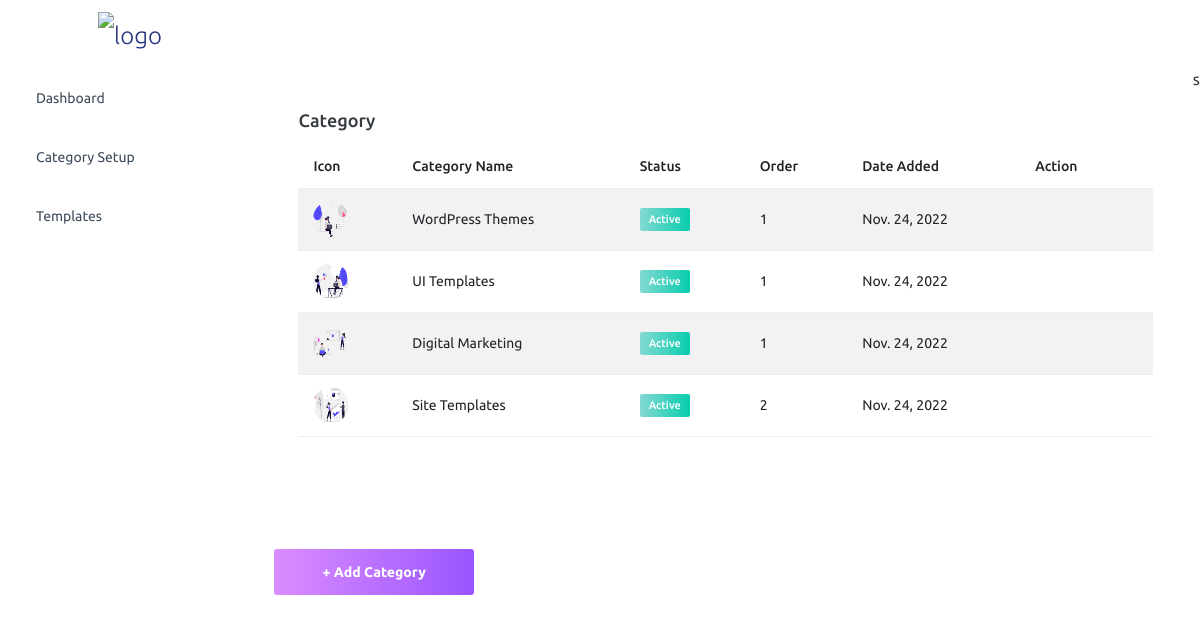
Page /category/ (signed in) on the committed database.
### adminpanel/models.py (models this page shows, shortened)
class Category(models.Model):
    category = models.CharField(max_length=100, unique=True)
    category_image = models.ImageField(null=True, upload_to="category_images/")
    order = models.IntegerField(null=True)
    STATUS_CHOICES = (("active", "active"), ("inactive", "inactive"))
    status = models.CharField(max_length=100, choices=STATUS_CHOICES, default="active")
    created = models.DateTimeField(auto_now_add=True, null=True)
    class Meta:
        verbose_name_plural = "1. Category"

### adminpanel/views.py (the view)
# urls.py: path('category/', views.category, name='category'),
@login_required
def category(request):
    category = Category.objects.all().order_by("order")
    context = {"category": category}
    return render(request, "admin/category.html", context)

### templates/admin/category.html (shortened to what this page needs)
{% load static %}
{% include 'admin/nav.html' %}
<div class="main-panel">
    <div class="col-lg-12 grid-margin stretch-card">
        <div class="card">
          <div class="card-body">
            <h4 class="card-title">Category</h4>
       <div class="table-responsive">
            <table class="table table-striped">
              <thead>
                <tr>
                  <th> Icon</th>
                  <th> Category Name</th>
                  <th> Status </th>
                  <th> Order</th>
                  <th>Date Added</th>
                  <th>Action</th>
                </tr>
              </thead>
              <tbody>
                {% for category in category %}
                <tr>
                  <td class="py-1">
                    <img src="{{category.category_image.url}}" alt="image" />
                  </td>
                  <td>{{category.category}} </td>
                  <td>
                    {% if category.status == 'active' %}
                    <label class="badge badge-gradient-success">Active</label>
                    {% else %}
                    <label class="badge badge-gradient-danger">Inactive</label>
                    {% endif %}
                  </td>
                  <td> {{category.order}}</td>
                  <td>{{category.created.date}}</td>
                  <td>
                    <div class="nav-item nav-profile dropdown">
                      <a class="nav-link dropdown-toggle" id="profileDropdown" href="#" data-bs-toggle="dropdown"
                          aria-expanded="false">
                          <i class="mdi mdi-table-edit"></i>
                      </a>
                    </div>
                  </td>
                </tr>
                {% endfor %}
              </tbody>
            </table>
          </div>
          </div>
        </div>
      </div>
      <span class="nav-link">
        <a href="{% url 'add_category' %}">
        <button class="btn btn-block btn-lg btn-gradient-primary mt-4">+ Add Category</button>
    </a>
    </span>
</div>
{% include 'admin/footer.html' %}s

### rows in the picture
Category: category_image (picture), category "WordPress Themes", status "Active", order "1", created "Nov. 24, 2022"
Category: category_image (picture), category "UI Templates", status "Active", order "1", created "Nov. 24, 2022"
Category: category_image (picture), category "Digital Marketing", status "Active", order "1", created "Nov. 24, 2022"
Category: category_image (picture), category "Site Templates", status "Active", order "2", created "Nov. 24, 2022"
